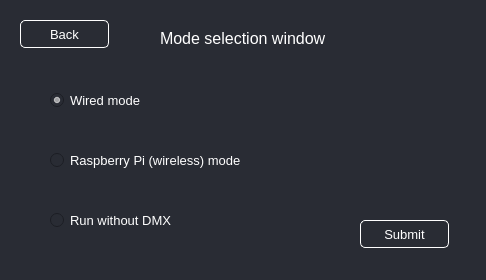
<?xml version="1.0" encoding="UTF-8"?>
<ui version="4.0">
 <class>Form</class>
 <widget class="QWidget" name="Form">
  <property name="geometry">
   <rect>
    <x>0</x>
    <y>0</y>
    <width>486</width>
    <height>280</height>
   </rect>
  </property>
  <property name="windowTitle">
   <string>Form</string>
  </property>
  <property name="styleSheet">
   <string notr="true">QWidget{
background-color:#292C34;
color:white;
}</string>
  </property>
  <widget class="QRadioButton" name="wired_radio">
   <property name="geometry">
    <rect>
     <x>50</x>
     <y>80</y>
     <width>271</width>
     <height>41</height>
    </rect>
   </property>
   <property name="font">
    <font>
     <pointsize>10</pointsize>
    </font>
   </property>
   <property name="text">
    <string>Wired mode</string>
   </property>
   <property name="checked">
    <bool>true</bool>
   </property>
  </widget>
  <widget class="QRadioButton" name="raspberry_pi_radio">
   <property name="geometry">
    <rect>
     <x>50</x>
     <y>140</y>
     <width>271</width>
     <height>41</height>
    </rect>
   </property>
   <property name="font">
    <font>
     <pointsize>10</pointsize>
    </font>
   </property>
   <property name="text">
    <string>Raspberry Pi (wireless) mode</string>
   </property>
  </widget>
  <widget class="QLabel" name="label">
   <property name="geometry">
    <rect>
     <x>160</x>
     <y>30</y>
     <width>171</width>
     <height>16</height>
    </rect>
   </property>
   <property name="font">
    <font>
     <pointsize>12</pointsize>
    </font>
   </property>
   <property name="text">
    <string>Mode selection window</string>
   </property>
  </widget>
  <widget class="QPushButton" name="submit_button">
   <property name="geometry">
    <rect>
     <x>360</x>
     <y>220</y>
     <width>89</width>
     <height>28</height>
    </rect>
   </property>
   <property name="font">
    <font>
     <pointsize>10</pointsize>
    </font>
   </property>
   <property name="styleSheet">
    <string notr="true">QPushButton{
border: 1px solid white;
border-radius: 5px;
background-color: #292C34;
color: white;
}</string>
   </property>
   <property name="text">
    <string>Submit</string>
   </property>
  </widget>
  <widget class="QRadioButton" name="without_dmx_radio">
   <property name="geometry">
    <rect>
     <x>50</x>
     <y>200</y>
     <width>271</width>
     <height>41</height>
    </rect>
   </property>
   <property name="font">
    <font>
     <pointsize>10</pointsize>
    </font>
   </property>
   <property name="text">
    <string>Run without DMX</string>
   </property>
  </widget>
  <widget class="QPushButton" name="back_button">
   <property name="geometry">
    <rect>
     <x>20</x>
     <y>20</y>
     <width>89</width>
     <height>28</height>
    </rect>
   </property>
   <property name="font">
    <font>
     <pointsize>10</pointsize>
    </font>
   </property>
   <property name="styleSheet">
    <string notr="true">QPushButton{
border: 1px solid white;
border-radius: 5px;
background-color: #292C34;
color: white;
}</string>
   </property>
   <property name="text">
    <string>Back</string>
   </property>
  </widget>
 </widget>
 <resources/>
 <connections/>
</ui>
